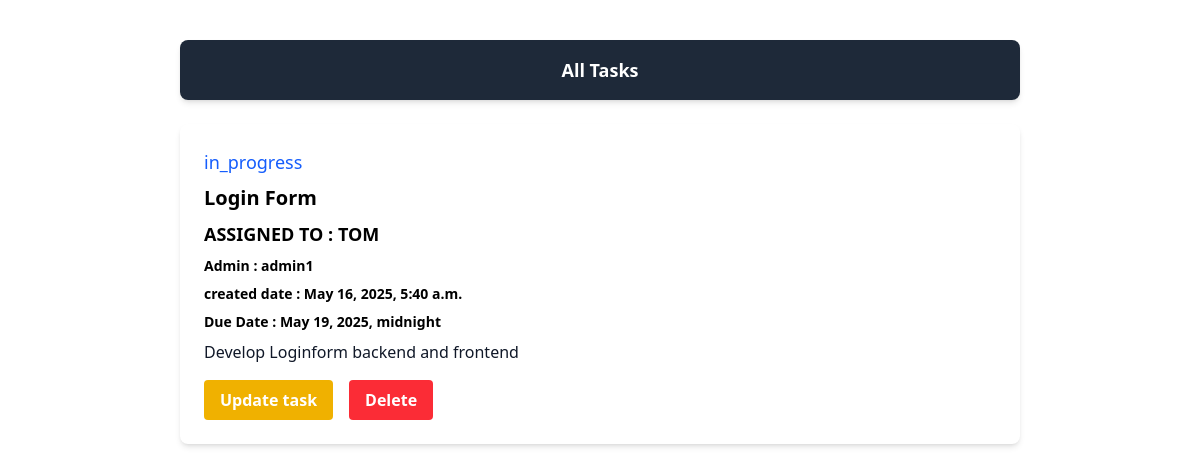
Screenshot of /task/taskpending/ (signed in) with the database file from the repository.
### taskapp/models.py (models this page shows, shortened)
class Task(models.Model):
    STATUS_CHOICES = (
        ('pending', 'Pending'),
        ('in_progress', 'In Progress'),
        ('completed', 'Completed')
    )
    title = models.CharField(max_length=100)
    description = models.TextField()
    created_at = models.DateTimeField(auto_now_add=True)
    assigned_to = models.ForeignKey(User, on_delete=models.CASCADE, related_name='assigned_tasks', null=True, blank=True)
    due_date = models.DateTimeField(null=True, blank=True)
    admin = models.ForeignKey(User,on_delete=models.CASCADE,null=True,blank=False)
    status = models.CharField(max_length=20, choices=STATUS_CHOICES, default='pending')

class User(AbstractUser):
    UserChoices = (
        ('superadmin', 'SuperAdmin'),
        ('admin', 'Admin'),
        ('user', 'User')
    )
    user_type = models.CharField(max_length=20, choices=UserChoices, default='user')
    def __str__(self):
        return self.username

### taskapp/views.py (the view)
# urls.py: path('taskpending/',views.TaskPendingListView.as_view(), name='task-pending'),
class TaskPendingListView(LoginRequiredMixin,ListView):
    model = Task
    template_name = 'task_pending.html'
    context_object_name = 'tasks'
    def get_queryset(self):
            return Task.objects.filter(status__in=['pending', 'in_progress'])

### taskapp/templates/task_pending.html (shortened to what this page needs)
<!DOCTYPE html>
<html lang="en">
<head>
    <script src="https://cdn.jsdelivr.net/npm/@tailwindcss/browser@4"></script>
    <link rel="stylesheet" href="https://cdnjs.cloudflare.com/ajax/libs/font-awesome/6.6.0/css/all.min.css"><body></body>
</head>
<body class="dark:bg-gray-900">
<div class="w-[70%] mx-auto bg-white rounded-lg shadow-md overflow-hidden mt-10">
    <div class="bg-gray-800 text-white px-6 py-4">
      <h5 class="text-lg font-semibold text-center">All Tasks</h5>
    </div>
  </div>
  {%if tasks%}
  {% for task in tasks %}
    <div class="w-[70%] mx-auto bg-white rounded-lg shadow-md overflow-hidden mt-6">
      <div class="p-6">
                {% if task.status == "completed" %}
        <h5 class="text-lg mb-2 text-green-600"> {{ task.status }}</h5>
        {% elif task.status == "in_progress" %}
        <h5 class="text-lg mb-2 text-blue-600"> {{ task.status }}</h5>
        {% elif task.status == "pending" %}
        <h5 class="text-lg mb-2 text-red-600">{{ task.status }}</h5>
        {% else %}
        <h5 class="text-lg mb-2 text-gray-600">{{ task.status }}</h5>
        {% endif %}
        <h5 class="text-xl font-bold mb-2">{{ task.title }}</h5>
        <h5 class="text-lg font-bold mb-2 uppercase">Assigned To : {{ task.assigned_to }}</h5>
        <h5 class="text-sm font-bold mb-2">Admin : {{ task.admin }}</h5>
        <h5 class="text-sm font-bold mb-2">created date : {{ task.created_at }}</h5>
        <h5 class="text-sm font-bold mb-2">Due Date : {{ task.due_date }}</h5>
        <p class="text-gray-900 mb-4">
          {{ task.description }}
        </p>
        <div class="flex justify-start space-x-4">
            {% if task.status == "completed" %}
              <a href="{% url 'task-completed-report' task.pk %}" class="bg-blue-500 hover:bg-blue-600 text-white font-semibold px-4 py-2 rounded">
                View report
              </a>
            {% elif task.status == "in_progress" or task.status == "pending" %}
              {% if request.user.is_superuser or request.user.user_type == "admin" %}
                <a href="{% url 'task-update' task.pk %}" class="bg-yellow-500 hover:bg-yellow-600 text-white font-semibold px-4 py-2 rounded">
                  Update task
                </a>
              {% endif %}
            {% endif %}
            {% if request.user.is_superuser or request.user.user_type == "admin" %}
              <a href="{% url 'task-delete' task.id %}" class="bg-red-500 hover:bg-red-600 text-white font-semibold px-4 py-2 rounded">
                Delete
              </a>
            {% endif %}
          </div>
      </div>
    </div>
  {% endfor %}
  {% else %}
    <div class="w-[70%] mx-auto bg-white rounded-lg shadow-md overflow-hidden mt-6">
      <div class="p-6">
        <h5 class="text-lg mb-2 text-red-600"> No tasks available</h5>
      {% endif %}
</body>
</html>

### rows the page displays
Task: status "in_progress", title "Login Form", assigned_to "TOM", admin "admin1", created_at "May 16, 2025, 5:40 a.m.", due_date "May 19, 2025, midnight", description "Develop Loginform backend and frontend", shows "Update task"
